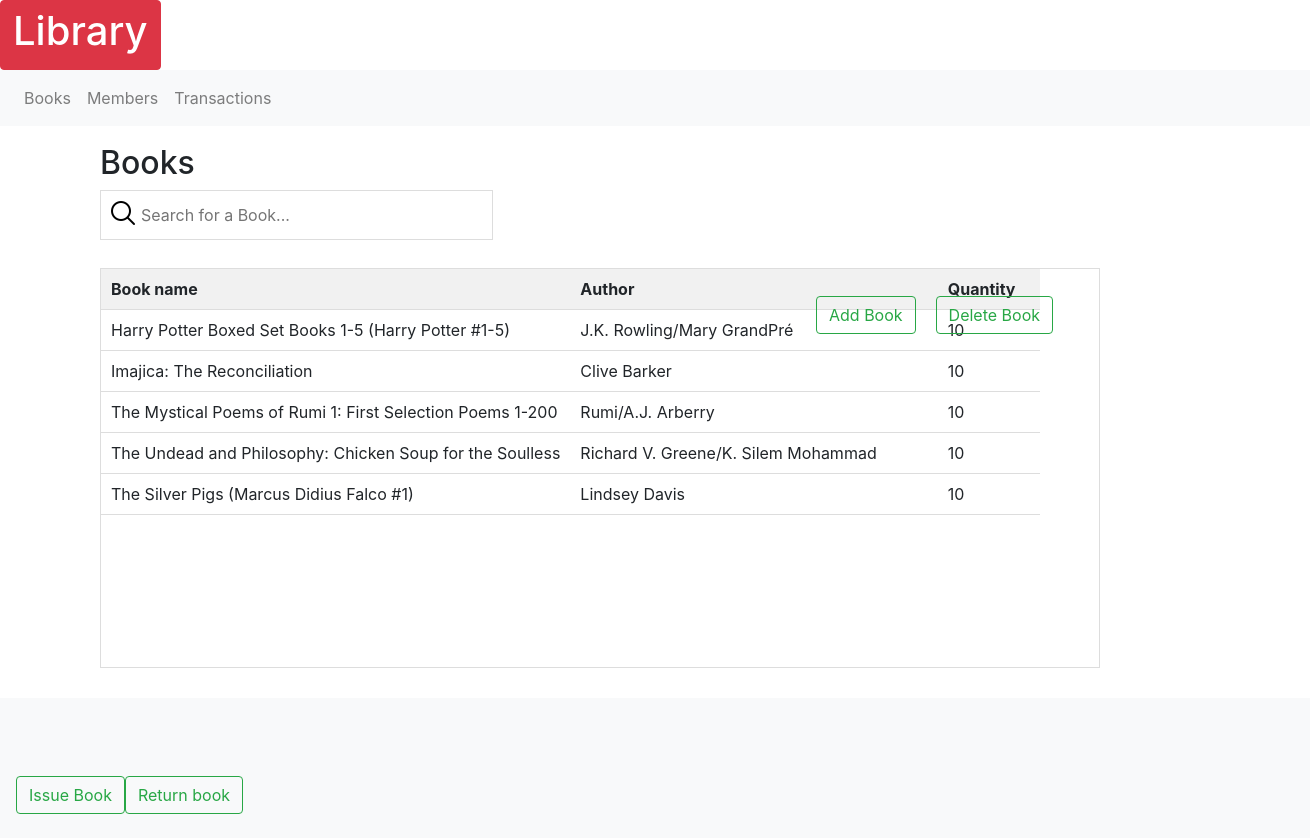
/index, run on the app's committed database.
### models.py (models this page shows, shortened)
class Books(db.Model):
    id = db.Column(db.Integer, primary_key=True)
    title = db.Column(db.String(100), nullable=False)
    author = db.Column(db.String(40))
    publisher = db.Column(db.String(40))
    quantity = db.Column(db.Integer, nullable=False)

### routes.py (the view)
@app.route('/')
@app.route('/index')
@app.route('/home/<a>', methods = ['POST', 'GET'])
def home(a=None):
    books = models.Books.query.all()
    if request.method =="POST":
        print(x)
    else:
        if a==None:
            return render_template('home.html', books=books, id=99999)
        else:
            return render_template('home.html', books=books, id= a)

### templates/home.html (shortened to what this page needs)
{% extends "base.html" %}
{% block main %}
    <div class="Books">
      <h2>Books</h2>
      <form class="search_book" action="#" method="POST">
        <p><input type = "text" id="myInput" onkeyup="myFunction()" placeholder="Search for a Book..."/></p>
      </form>
      {%set id= id|int%}
                <table id="myTable"  >
                    <tr class="header">
                      <th width="50%">Book name</th>
                      <th>Author</th>
                      <th>Quantity</th>
                    </tr>
                  {% for book in books %}
                    {% if book.id==id %}
                    <tr class="selected"  >
                      <td onclick="location.href='{{ url_for('home', a=book.id) }}'"> {{ book.title }}</td>
                      <td onclick="location.href='{{ url_for('home', a=book.id) }}'">{{ book.author }}</td>
                      <td onclick="location.href='{{ url_for('home', a=book.id) }}'">{{ book.quantity }}</td>
                    </tr>
                    {% else %}
                          <tr class="hov"  >
                            <td onclick="location.href='{{ url_for('home', a=book.id) }}'" >{{ book.title }}</td>
                            <td onclick="location.href='{{ url_for('home', a=book.id) }}'">{{ book.author }}</td>
                            <td onclick="location.href='{{ url_for('home', a=book.id) }}'">{{ book.quantity }}</td>
                          </tr>
                    {% endif %}
                  {% endfor %}
                </table>
              </div>
              <nav class="navbar navbar-light bg-light">
                <form class="form-inline">
                  <button class="btn btn-outline-success" id="Add" type="button" onclick="location.href='{{ url_for('adds') }}'">Add Book</button>
                  <button class="btn btn-outline-success" id="Delete" type="button" onclick="location.href='{{ url_for('delete', book_n=id) }}'">Delete Book</button>
                </form>
                </nav>
                <nav class="navbar navbar-light bg-light">
                <form class="form-inline">
                  <button class="btn btn-outline-success" type="button" onclick="location.href='{{ url_for('isreturn', val='issue') }}'">Issue Book</button>
                  <button class="btn btn-outline-success" type="button" onclick="location.href='{{ url_for('isreturn', val='issue') }}'">Return book</button>
                </form>
              </nav>
{% endblock %}

### static/style.css (style rules this page uses)
body { margin: 1.5em; font-family: sans-serif; }
.Books { list-style-type: none; position: relative; top: -30px; left: 100px; }
#myInput { background-image: url('../static/searchicon.png'); background-position: 7px 7px; background-repeat: no-repeat; width: 30%; font-size: 16px; padding: 12px 20px 12px 40px; border: 1px solid #ddd; margin-bottom: 12px; }
#myTable { overflow: scroll; overflow-y: scroll; height: 25em; display: block; overflow-x: hidden; border-collapse: collapse; width: 1000px; border: 1px solid #ddd; font-size: 16px; }
#myTable th, #myTable td { text-align: left; padding: 10px; }
#myTable tr { border-bottom: 1px solid #ddd; }
#myTable tr.header { background-color: #f1f1f1; }
#Add { position: relative; top: -410px; left: 800px; }
#Delete { position: relative; top: -410px; left: 820px; }

### data on the page
Books: title "Harry Potter Boxed Set Books 1-5 (Harry Potter #1-5)", author "J.K. Rowling/Mary GrandPré", quantity "10"
Books: title "Imajica: The Reconciliation", author "Clive Barker", quantity "10"
Books: title "The Mystical Poems of Rumi 1: First Selection Poems 1-200", author "Rumi/A.J. Arberry", quantity "10"
Books: title "The Undead and Philosophy: Chicken Soup for the Soulless", author "Richard V. Greene/K. Silem Mohammad", quantity "10"
Books: title "The Silver Pigs (Marcus Didius Falco #1)", author "Lindsey Davis", quantity "10"
